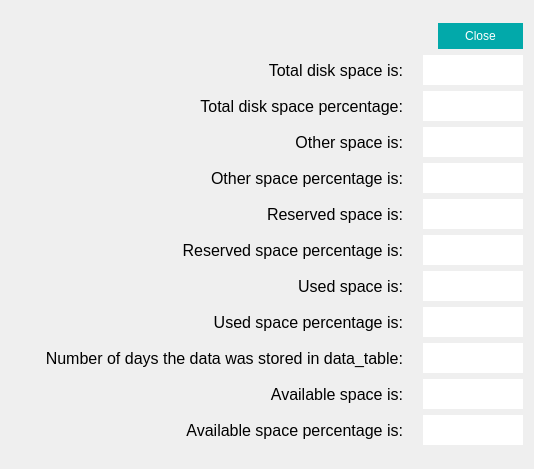
<?xml version="1.0" encoding="UTF-8"?>
<ui version="4.0">
 <class>DB_Metrics</class>
 <widget class="QWidget" name="DB_Metrics">
  <property name="geometry">
   <rect>
    <x>0</x>
    <y>0</y>
    <width>534</width>
    <height>469</height>
   </rect>
  </property>
  <property name="minimumSize">
   <size>
    <width>534</width>
    <height>469</height>
   </size>
  </property>
  <property name="maximumSize">
   <size>
    <width>540</width>
    <height>470</height>
   </size>
  </property>
  <property name="windowTitle">
   <string>Form</string>
  </property>
  <property name="styleSheet">
   <string notr="true">font: 12pt &quot;MS Shell Dlg 2&quot;;</string>
  </property>
  <layout class="QVBoxLayout" name="verticalLayout_3">
   <item>
    <layout class="QVBoxLayout" name="verticalLayout_2">
     <item>
      <layout class="QHBoxLayout" name="horizontalLayout">
       <item>
        <spacer name="horizontalSpacer">
         <property name="orientation">
          <enum>Qt::Horizontal</enum>
         </property>
         <property name="sizeHint" stdset="0">
          <size>
           <width>40</width>
           <height>20</height>
          </size>
         </property>
        </spacer>
       </item>
       <item>
        <widget class="QPushButton" name="pushButton">
         <property name="minimumSize">
          <size>
           <width>85</width>
           <height>26</height>
          </size>
         </property>
         <property name="maximumSize">
          <size>
           <width>85</width>
           <height>26</height>
          </size>
         </property>
         <property name="styleSheet">
          <string notr="true">QPushButton
{
border: 2px solid red;
border-width : 2px;
border-color: rgba(2,169,170,255);
	color: rgb(255, 255, 255);
background-color: rgba(2,169,170,255);
font: 10pt &quot;Open Sans&quot;;
}
QPushButton:pressed
{
	border:1px solid red;
}
 QPushButton:hover 
{
     background-color:rgb(255, 255, 255);
	color: rgb(0, 0, 0);
 }
QToolTip
{
	background-color: rgb(255, 255, 127);
	color:rgb(0,0,0);
}
</string>
         </property>
         <property name="text">
          <string>Close</string>
         </property>
        </widget>
       </item>
      </layout>
     </item>
     <item>
      <layout class="QVBoxLayout" name="verticalLayout">
       <item>
        <layout class="QHBoxLayout" name="m_HLayoutDetectionDis_3">
         <property name="spacing">
          <number>20</number>
         </property>
         <item>
          <widget class="QLabel" name="m_csLnDetectionDistce_3">
           <property name="minimumSize">
            <size>
             <width>140</width>
             <height>30</height>
            </size>
           </property>
           <property name="font">
            <font>
             <family>MS Shell Dlg 2</family>
             <pointsize>12</pointsize>
             <weight>50</weight>
             <italic>false</italic>
             <bold>false</bold>
            </font>
           </property>
           <property name="styleSheet">
            <string notr="true"/>
           </property>
           <property name="text">
            <string>Total disk space is:</string>
           </property>
           <property name="alignment">
            <set>Qt::AlignRight|Qt::AlignTrailing|Qt::AlignVCenter</set>
           </property>
          </widget>
         </item>
         <item>
          <widget class="QLabel" name="label_tDiskSpace">
           <property name="minimumSize">
            <size>
             <width>100</width>
             <height>30</height>
            </size>
           </property>
           <property name="maximumSize">
            <size>
             <width>100</width>
             <height>30</height>
            </size>
           </property>
           <property name="styleSheet">
            <string notr="true">background-color: rgb(255, 255, 255);</string>
           </property>
           <property name="text">
            <string/>
           </property>
          </widget>
         </item>
        </layout>
       </item>
       <item>
        <layout class="QHBoxLayout" name="m_HLayoutDetectionDis_4">
         <property name="spacing">
          <number>20</number>
         </property>
         <item>
          <widget class="QLabel" name="m_csLnDetectionDistce_4">
           <property name="minimumSize">
            <size>
             <width>140</width>
             <height>30</height>
            </size>
           </property>
           <property name="font">
            <font>
             <family>MS Shell Dlg 2</family>
             <pointsize>12</pointsize>
             <weight>50</weight>
             <italic>false</italic>
             <bold>false</bold>
            </font>
           </property>
           <property name="styleSheet">
            <string notr="true"/>
           </property>
           <property name="text">
            <string>Total disk space percentage:</string>
           </property>
           <property name="alignment">
            <set>Qt::AlignRight|Qt::AlignTrailing|Qt::AlignVCenter</set>
           </property>
          </widget>
         </item>
         <item>
          <widget class="QLabel" name="label_tDiskSpacePer">
           <property name="minimumSize">
            <size>
             <width>100</width>
             <height>30</height>
            </size>
           </property>
           <property name="maximumSize">
            <size>
             <width>100</width>
             <height>30</height>
            </size>
           </property>
           <property name="styleSheet">
            <string notr="true">background-color: rgb(255, 255, 255);</string>
           </property>
           <property name="text">
            <string/>
           </property>
          </widget>
         </item>
        </layout>
       </item>
       <item>
        <layout class="QHBoxLayout" name="m_HLayoutDetectionDis_5">
         <property name="spacing">
          <number>20</number>
         </property>
         <item>
          <widget class="QLabel" name="m_csLnDetectionDistce_5">
           <property name="minimumSize">
            <size>
             <width>140</width>
             <height>30</height>
            </size>
           </property>
           <property name="font">
            <font>
             <family>MS Shell Dlg 2</family>
             <pointsize>12</pointsize>
             <weight>50</weight>
             <italic>false</italic>
             <bold>false</bold>
            </font>
           </property>
           <property name="styleSheet">
            <string notr="true"/>
           </property>
           <property name="text">
            <string>Other space is:</string>
           </property>
           <property name="alignment">
            <set>Qt::AlignRight|Qt::AlignTrailing|Qt::AlignVCenter</set>
           </property>
          </widget>
         </item>
         <item>
          <widget class="QLabel" name="label_OtrSpace">
           <property name="minimumSize">
            <size>
             <width>100</width>
             <height>30</height>
            </size>
           </property>
           <property name="maximumSize">
            <size>
             <width>100</width>
             <height>30</height>
            </size>
           </property>
           <property name="styleSheet">
            <string notr="true">background-color: rgb(255, 255, 255);</string>
           </property>
           <property name="text">
            <string/>
           </property>
          </widget>
         </item>
        </layout>
       </item>
       <item>
        <layout class="QHBoxLayout" name="m_HLayoutDetectionDis_6">
         <property name="spacing">
          <number>20</number>
         </property>
         <item>
          <widget class="QLabel" name="m_csLnDetectionDistce_6">
           <property name="minimumSize">
            <size>
             <width>140</width>
             <height>30</height>
            </size>
           </property>
           <property name="font">
            <font>
             <family>MS Shell Dlg 2</family>
             <pointsize>12</pointsize>
             <weight>50</weight>
             <italic>false</italic>
             <bold>false</bold>
            </font>
           </property>
           <property name="styleSheet">
            <string notr="true"/>
           </property>
           <property name="text">
            <string>Other space percentage is:</string>
           </property>
           <property name="alignment">
            <set>Qt::AlignRight|Qt::AlignTrailing|Qt::AlignVCenter</set>
           </property>
          </widget>
         </item>
         <item>
          <widget class="QLabel" name="label_OtrSpacePer">
           <property name="minimumSize">
            <size>
             <width>100</width>
             <height>30</height>
            </size>
           </property>
           <property name="maximumSize">
            <size>
             <width>100</width>
             <height>30</height>
            </size>
           </property>
           <property name="styleSheet">
            <string notr="true">background-color: rgb(255, 255, 255);</string>
           </property>
           <property name="text">
            <string/>
           </property>
          </widget>
         </item>
        </layout>
       </item>
       <item>
        <layout class="QHBoxLayout" name="m_HLayoutDetectionDis_7">
         <property name="spacing">
          <number>20</number>
         </property>
         <item>
          <widget class="QLabel" name="m_csLnDetectionDistce_7">
           <property name="minimumSize">
            <size>
             <width>140</width>
             <height>30</height>
            </size>
           </property>
           <property name="font">
            <font>
             <family>MS Shell Dlg 2</family>
             <pointsize>12</pointsize>
             <weight>50</weight>
             <italic>false</italic>
             <bold>false</bold>
            </font>
           </property>
           <property name="styleSheet">
            <string notr="true"/>
           </property>
           <property name="text">
            <string>Reserved space is:</string>
           </property>
           <property name="alignment">
            <set>Qt::AlignRight|Qt::AlignTrailing|Qt::AlignVCenter</set>
           </property>
          </widget>
         </item>
         <item>
          <widget class="QLabel" name="label_ResSpace">
           <property name="minimumSize">
            <size>
             <width>100</width>
             <height>30</height>
            </size>
           </property>
           <property name="maximumSize">
            <size>
             <width>100</width>
             <height>30</height>
            </size>
           </property>
           <property name="styleSheet">
            <string notr="true">background-color: rgb(255, 255, 255);</string>
           </property>
           <property name="text">
            <string/>
           </property>
          </widget>
         </item>
        </layout>
       </item>
       <item>
        <layout class="QHBoxLayout" name="m_HLayoutDetectionDis_8">
         <property name="spacing">
          <number>20</number>
         </property>
         <item>
          <widget class="QLabel" name="m_csLnDetectionDistce_8">
           <property name="minimumSize">
            <size>
             <width>140</width>
             <height>30</height>
            </size>
           </property>
           <property name="font">
            <font>
             <family>MS Shell Dlg 2</family>
             <pointsize>12</pointsize>
             <weight>50</weight>
             <italic>false</italic>
             <bold>false</bold>
            </font>
           </property>
           <property name="styleSheet">
            <string notr="true"/>
           </property>
           <property name="text">
            <string>Reserved space percentage is:</string>
           </property>
           <property name="alignment">
            <set>Qt::AlignRight|Qt::AlignTrailing|Qt::AlignVCenter</set>
           </property>
          </widget>
         </item>
         <item>
          <widget class="QLabel" name="label_ResSpacePer">
           <property name="minimumSize">
            <size>
             <width>100</width>
             <height>30</height>
            </size>
           </property>
           <property name="maximumSize">
            <size>
             <width>100</width>
             <height>30</height>
            </size>
           </property>
           <property name="styleSheet">
            <string notr="true">background-color: rgb(255, 255, 255);</string>
           </property>
           <property name="text">
            <string/>
           </property>
          </widget>
         </item>
        </layout>
       </item>
       <item>
        <layout class="QHBoxLayout" name="m_HLayoutDetectionDis_9">
         <property name="spacing">
          <number>20</number>
         </property>
         <item>
          <widget class="QLabel" name="m_csLnDetectionDistce_9">
           <property name="minimumSize">
            <size>
             <width>140</width>
             <height>30</height>
            </size>
           </property>
           <property name="font">
            <font>
             <family>MS Shell Dlg 2</family>
             <pointsize>12</pointsize>
             <weight>50</weight>
             <italic>false</italic>
             <bold>false</bold>
            </font>
           </property>
           <property name="styleSheet">
            <string notr="true"/>
           </property>
           <property name="text">
            <string>Used space is:</string>
           </property>
           <property name="alignment">
            <set>Qt::AlignRight|Qt::AlignTrailing|Qt::AlignVCenter</set>
           </property>
          </widget>
         </item>
         <item>
          <widget class="QLabel" name="label_USpace">
           <property name="minimumSize">
            <size>
             <width>100</width>
             <height>30</height>
            </size>
           </property>
           <property name="maximumSize">
            <size>
             <width>100</width>
             <height>30</height>
            </size>
           </property>
           <property name="styleSheet">
            <string notr="true">background-color: rgb(255, 255, 255);</string>
           </property>
           <property name="text">
            <string/>
           </property>
          </widget>
         </item>
        </layout>
       </item>
       <item>
        <layout class="QHBoxLayout" name="m_HLayoutDetectionDis_10">
         <property name="spacing">
          <number>20</number>
         </property>
         <item>
          <widget class="QLabel" name="m_csLnDetectionDistce_10">
           <property name="minimumSize">
            <size>
             <width>140</width>
             <height>30</height>
            </size>
           </property>
           <property name="font">
            <font>
             <family>MS Shell Dlg 2</family>
             <pointsize>12</pointsize>
             <weight>50</weight>
             <italic>false</italic>
             <bold>false</bold>
            </font>
           </property>
           <property name="styleSheet">
            <string notr="true"/>
           </property>
           <property name="text">
            <string>Used space percentage is:</string>
           </property>
           <property name="alignment">
            <set>Qt::AlignRight|Qt::AlignTrailing|Qt::AlignVCenter</set>
           </property>
          </widget>
         </item>
         <item>
          <widget class="QLabel" name="label_USpacePer">
           <property name="minimumSize">
            <size>
             <width>100</width>
             <height>30</height>
            </size>
           </property>
           <property name="maximumSize">
            <size>
             <width>100</width>
             <height>30</height>
            </size>
           </property>
           <property name="styleSheet">
            <string notr="true">background-color: rgb(255, 255, 255);</string>
           </property>
           <property name="text">
            <string/>
           </property>
          </widget>
         </item>
        </layout>
       </item>
       <item>
        <layout class="QHBoxLayout" name="m_HLayoutDetectionDis_11">
         <property name="spacing">
          <number>20</number>
         </property>
         <item>
          <widget class="QLabel" name="m_csLnDetectionDistce_11">
           <property name="minimumSize">
            <size>
             <width>140</width>
             <height>30</height>
            </size>
           </property>
           <property name="font">
            <font>
             <family>MS Shell Dlg 2</family>
             <pointsize>12</pointsize>
             <weight>50</weight>
             <italic>false</italic>
             <bold>false</bold>
            </font>
           </property>
           <property name="styleSheet">
            <string notr="true"/>
           </property>
           <property name="text">
            <string>Number of days the data was stored in data_table:</string>
           </property>
           <property name="alignment">
            <set>Qt::AlignRight|Qt::AlignTrailing|Qt::AlignVCenter</set>
           </property>
          </widget>
         </item>
         <item>
          <widget class="QLabel" name="label_dStoreInDataTable">
           <property name="minimumSize">
            <size>
             <width>100</width>
             <height>30</height>
            </size>
           </property>
           <property name="maximumSize">
            <size>
             <width>100</width>
             <height>30</height>
            </size>
           </property>
           <property name="styleSheet">
            <string notr="true">background-color: rgb(255, 255, 255);</string>
           </property>
           <property name="text">
            <string/>
           </property>
          </widget>
         </item>
        </layout>
       </item>
       <item>
        <layout class="QHBoxLayout" name="m_HLayoutDetectionDis_12">
         <property name="spacing">
          <number>20</number>
         </property>
         <item>
          <widget class="QLabel" name="m_csLnDetectionDistce_12">
           <property name="minimumSize">
            <size>
             <width>140</width>
             <height>30</height>
            </size>
           </property>
           <property name="font">
            <font>
             <family>MS Shell Dlg 2</family>
             <pointsize>12</pointsize>
             <weight>50</weight>
             <italic>false</italic>
             <bold>false</bold>
            </font>
           </property>
           <property name="styleSheet">
            <string notr="true"/>
           </property>
           <property name="text">
            <string>Available space is:</string>
           </property>
           <property name="alignment">
            <set>Qt::AlignRight|Qt::AlignTrailing|Qt::AlignVCenter</set>
           </property>
          </widget>
         </item>
         <item>
          <widget class="QLabel" name="label_ASpace">
           <property name="minimumSize">
            <size>
             <width>100</width>
             <height>30</height>
            </size>
           </property>
           <property name="maximumSize">
            <size>
             <width>100</width>
             <height>30</height>
            </size>
           </property>
           <property name="styleSheet">
            <string notr="true">background-color: rgb(255, 255, 255);</string>
           </property>
           <property name="text">
            <string/>
           </property>
          </widget>
         </item>
        </layout>
       </item>
       <item>
        <layout class="QHBoxLayout" name="m_HLayoutDetectionDis_13">
         <property name="spacing">
          <number>20</number>
         </property>
         <item>
          <widget class="QLabel" name="m_csLnDetectionDistce_13">
           <property name="minimumSize">
            <size>
             <width>140</width>
             <height>30</height>
            </size>
           </property>
           <property name="font">
            <font>
             <family>MS Shell Dlg 2</family>
             <pointsize>12</pointsize>
             <weight>50</weight>
             <italic>false</italic>
             <bold>false</bold>
            </font>
           </property>
           <property name="styleSheet">
            <string notr="true"/>
           </property>
           <property name="text">
            <string>Available space percentage is:</string>
           </property>
           <property name="alignment">
            <set>Qt::AlignRight|Qt::AlignTrailing|Qt::AlignVCenter</set>
           </property>
          </widget>
         </item>
         <item>
          <widget class="QLabel" name="label_ASpacePer">
           <property name="minimumSize">
            <size>
             <width>100</width>
             <height>30</height>
            </size>
           </property>
           <property name="maximumSize">
            <size>
             <width>100</width>
             <height>30</height>
            </size>
           </property>
           <property name="styleSheet">
            <string notr="true">background-color: rgb(255, 255, 255);</string>
           </property>
           <property name="text">
            <string/>
           </property>
          </widget>
         </item>
        </layout>
       </item>
      </layout>
     </item>
    </layout>
   </item>
  </layout>
 </widget>
 <resources/>
 <connections/>
</ui>
